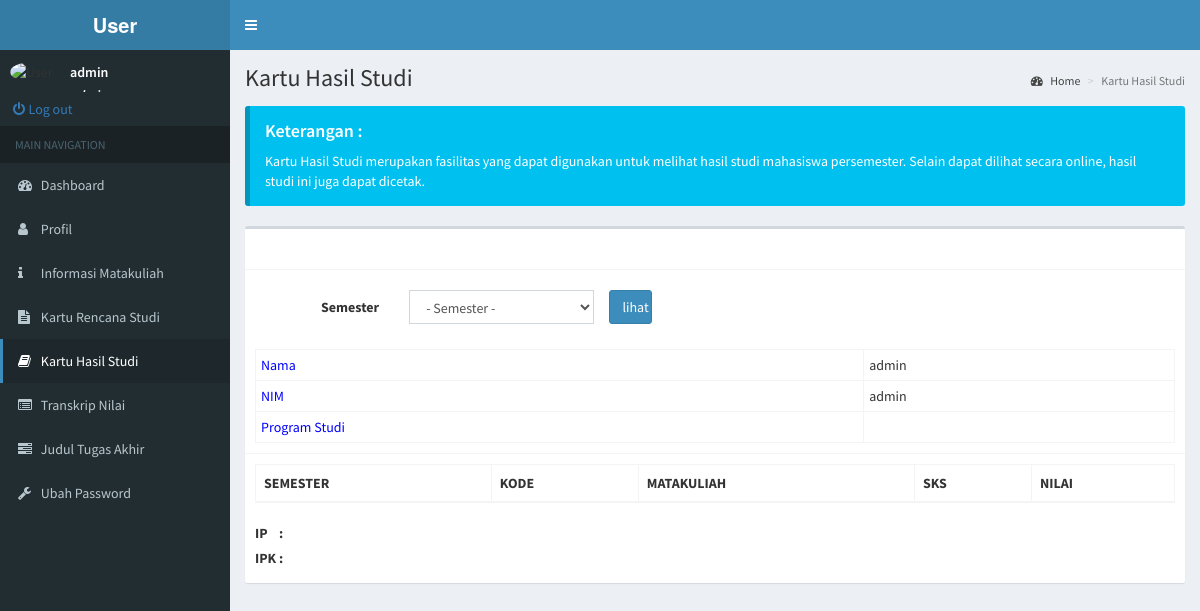
The app's page /user/pages/layout/KartuHasilStudi.php (signed in) with its own data.
### tables this page shows
CREATE TABLE `tbl_menu_user` (
  `id` int(11) NOT NULL,
  `menu` varchar(20) NOT NULL,
  `icon` varchar(20) DEFAULT NULL,
  `link` varchar(100) DEFAULT NULL,
  `sub` varchar(3) DEFAULT NULL
);

### user/pages/layout/KartuHasilStudi.php (the view, shortened to what this page needs)
<!DOCTYPE html>
<html>
<head>
  <link rel="stylesheet" href="../../../bower/bower_components/bootstrap/dist/css/bootstrap.min.css">
  <link rel="stylesheet" href="../../../bower/bower_components/font-awesome/css/font-awesome.min.css">
  <link rel="stylesheet" href="../../../bower/bower_components/Ionicons/css/ionicons.min.css">
  <link rel="stylesheet" href="../../../bower/dist/css/AdminLTE.min.css">
  <link rel="stylesheet" href="../../../bower/dist/css/skins/_all-skins.min.css">
</head>
<body class="hold-transition skin-blue fixed sidebar-mini">
<div class="wrapper">
  <header class="main-header">
    <a class="logo">
      <span class="logo-lg"><b>User</b></span>
    </a>
    <nav class="navbar navbar-static-top">
      <a href="#" class="sidebar-toggle" data-toggle="push-menu" role="button">
      </a>
    </nav>
  </header>
  <aside class="main-sidebar">
    <section class="sidebar">
      <div class="user-panel">
        <div class="pull-left image">
          <img src="<?php echo  '../../../bower/dist/img/'.$_SESSION['nim'].'.jpg';?>" class="img-circle" alt="User Image">
        </div>
        <div class="pull-left info">
          <p><?php echo $_SESSION['nama'] ?></p>
          <p><i><?php echo $_SESSION['nim'] ?></i></p>
        </div>
      </div>
      <form method="post" action="../../.././cek/action_out.php">
        <div class="input-group">
          <button name="logout" class="btn btn-link"><i class="fa fa-power-off">&nbsp;</i>Log out</button>
        </div>
      </form>
      <ul class="sidebar-menu" data-widget="tree">
        <li class="header">MAIN NAVIGATION</li>
        <?php
          $con_menu = OpenCon('db_menu');
          $result_menu = $con_menu->query("SELECT * FROM tbl_menu_user ORDER BY id");
          foreach ($result_menu as $key => $value) {
            $class = '';
            $l = '../layout/';
            if ($value['menu'] == 'Dashboard'){
              $l = '../../';
            }
            if ($value['menu'] == $_SESSION['posisi']){
              $class = 'active';
            }
            echo '<li class="'.$class.'">
                    <a href='.$l.''.$value['link'].'>
                      <i class="'.$value['icon'].'"></i> <span>'.$value['menu'].'</span>
                    </a>
                  </li>';
          }
        ?>
      </ul>
    </section>
  </aside>
  <div class="content-wrapper">
    <section class="content-header">
      <h1>
        Kartu Hasil Studi
      </h1>
      <ol class="breadcrumb">
        <li><a href="#"><i class="fa fa-dashboard"></i> Home</a></li>
        <li class="active">Kartu Hasil Studi</li>
      </ol>
    </section>
    <section class="content">
      <div class="callout callout-info">
        <h4>Keterangan :</h4>
        <p>Kartu Hasil Studi merupakan fasilitas yang dapat digunakan untuk melihat hasil studi mahasiswa persemester. Selain dapat dilihat secara online, hasil studi ini juga dapat dicetak. </p>
      </div>
      <div class="box">
        <div class="box-header with-border">
        </div>
        <div class="box-body">
          <form class="form-horizontal col-lg-7" method="GET">
            <div class="box-body">
              <div class="form-group">
                <label class="col-sm-3 control-label">Semester</label>
                <div class="col-sm-5">
                  <select name="semester" class="select form-control">
                    <option selected disabled hidden>- Semester -</option>
                  </select>
                </div>
                <button name="lihat" class="col-sm-1 btn btn-primary">lihat</button>
              </div>
            </div>
          </form>
          <table class="table table-bordered table-condensed">
            <tr>
              <td style="color:blue;">Nama</td><td><?php echo $_SESSION['nama'];?></td>
            </tr>
            <tr>
              <td style="color:blue;">NIM</td><td><?php echo $_SESSION['nim'];?></td>
            </tr>
            <tr>
              <td style="color:blue;">Program Studi</td><td><?php echo $_SESSION['jurusan'];?></td>
            </tr>
          </table>
        </div>
        <div class="box-footer">
          <table class="table table-bordered table-striped">
            <thead>
              <tr>
                <th>SEMESTER</th>
                <th>KODE</th>
                <th>MATAKULIAH</th>
                <th>SKS</th>
                <th>NILAI</th>
              </tr>
            </thead>
          </table>
          <table>
            <tr>
              <td><label class="control-label">IP&nbsp;</label></td>
              <td><label class="control-label">:&nbsp;</label></td>
            </tr>
            <tr>
              <td><label class="control-label">IPK&nbsp;</label></td>
              <td><label class="control-label">:&nbsp;</label></td>
            </tr>
          </table>
        </div>
      </div>
    </section>
  </div>
</div>
</body>
</html>

### records on screen
tbl_menu_user: menu "Dashboard"
tbl_menu_user: menu "Profil"
tbl_menu_user: menu "Informasi Matakuliah"
tbl_menu_user: menu "Kartu Rencana Studi"
tbl_menu_user: menu "Kartu Hasil Studi"
tbl_menu_user: menu "Transkrip Nilai"
tbl_menu_user: menu "Judul Tugas Akhir"
tbl_menu_user: menu "Ubah Password"

### other values on screen
$_SESSION['nama'] "admin"
$_SESSION['nim'] "admin"
